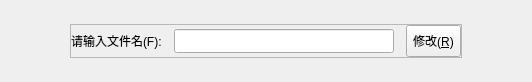
<?xml version="1.0" encoding="UTF-8"?>
<ui version="4.0">
 <class>RenameDialog</class>
 <widget class="QWidget" name="RenameDialog">
  <property name="geometry">
   <rect>
    <x>0</x>
    <y>0</y>
    <width>532</width>
    <height>82</height>
   </rect>
  </property>
  <property name="windowTitle">
   <string>重命名</string>
  </property>
  <layout class="QGridLayout" name="gridLayout">
   <item row="0" column="1">
    <spacer name="verticalSpacer">
     <property name="orientation">
      <enum>Qt::Vertical</enum>
     </property>
     <property name="sizeHint" stdset="0">
      <size>
       <width>20</width>
       <height>6</height>
      </size>
     </property>
    </spacer>
   </item>
   <item row="1" column="0">
    <spacer name="horizontalSpacer">
     <property name="orientation">
      <enum>Qt::Horizontal</enum>
     </property>
     <property name="sizeHint" stdset="0">
      <size>
       <width>14</width>
       <height>20</height>
      </size>
     </property>
    </spacer>
   </item>
   <item row="1" column="1">
    <widget class="QFrame" name="frame">
     <property name="frameShape">
      <enum>QFrame::StyledPanel</enum>
     </property>
     <property name="frameShadow">
      <enum>QFrame::Raised</enum>
     </property>
     <layout class="QHBoxLayout" name="horizontalLayout">
      <property name="spacing">
       <number>12</number>
      </property>
      <property name="leftMargin">
       <number>0</number>
      </property>
      <property name="topMargin">
       <number>0</number>
      </property>
      <property name="rightMargin">
       <number>0</number>
      </property>
      <property name="bottomMargin">
       <number>0</number>
      </property>
      <item>
       <widget class="QLabel" name="label">
        <property name="text">
         <string>请输入文件名(F):</string>
        </property>
       </widget>
      </item>
      <item>
       <widget class="QLineEdit" name="nameEdit">
        <property name="minimumSize">
         <size>
          <width>220</width>
          <height>0</height>
         </size>
        </property>
        <property name="styleSheet">
         <string notr="true">padding: 3px;</string>
        </property>
       </widget>
      </item>
      <item>
       <widget class="QPushButton" name="changeNameButton">
        <property name="styleSheet">
         <string notr="true">padding: 6px;</string>
        </property>
        <property name="text">
         <string>修改(&amp;R)</string>
        </property>
       </widget>
      </item>
     </layout>
    </widget>
   </item>
   <item row="1" column="2">
    <spacer name="horizontalSpacer_2">
     <property name="orientation">
      <enum>Qt::Horizontal</enum>
     </property>
     <property name="sizeHint" stdset="0">
      <size>
       <width>15</width>
       <height>20</height>
      </size>
     </property>
    </spacer>
   </item>
   <item row="2" column="1">
    <spacer name="verticalSpacer_2">
     <property name="orientation">
      <enum>Qt::Vertical</enum>
     </property>
     <property name="sizeHint" stdset="0">
      <size>
       <width>20</width>
       <height>6</height>
      </size>
     </property>
    </spacer>
   </item>
  </layout>
 </widget>
 <resources/>
 <connections/>
</ui>
